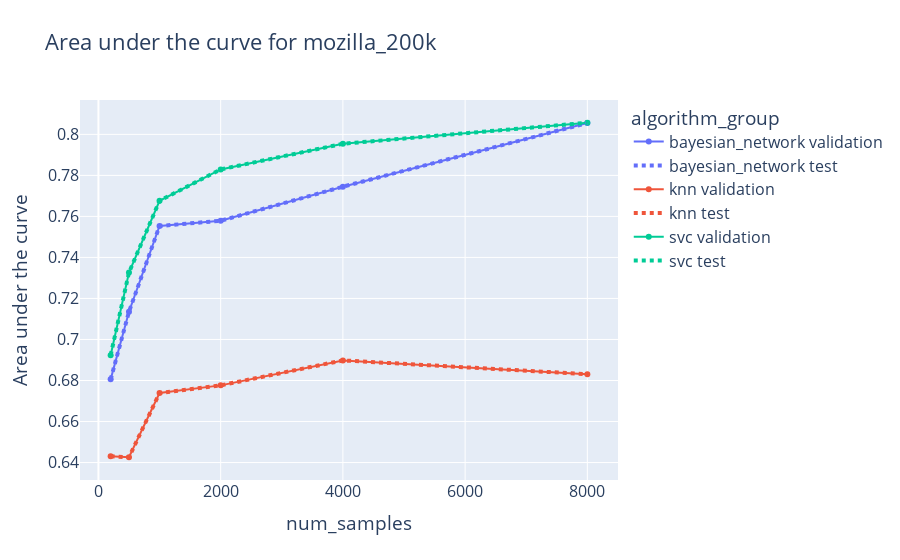

The cell this chart's notebook holds for it:
### Code cell
dataset_choice = "mozilla_200k"
d = df.query(f"dataset_choice == '{dataset_choice}'")
d.sort_values(["num_samples","algorithm_group"],inplace=True)
d = d.rename({"accuracy_val": "Validation accuracy with best threshold", "accuracy_test": "Test accuracy with best threshold"}, axis=1)
fig = px.line(
    d,
    x="num_samples",
    y="auc_val",
    color="algorithm_group",
    title=f"Area under the curve for {dataset_choice}",
    markers=True,
)
for i,trace in enumerate(fig.data):
    trace.name =  trace.name + ' validation'
fig2 = px.line(d, x="num_samples", y="auc_test", color="algorithm_group")
for i,trace in enumerate(fig2.data):
    trace.name = trace.name + ' test'
fig2.update_traces(patch={"line": {"dash": 'dot', 'width': 4}}) 
for i in range(3):
    fig.add_trace(fig2.data[i])
fig.update_layout(
    font=dict(size=16)  # Set the default font size for all text elements in the figure
)
fig.update_yaxes(title_text="Area under the curve")
fig.show()

### Figure 1 — Plotly figure (JSON) as saved in the notebook; plotly's stock layout.template omitted (floating-point values rounded to 4 significant figures)
{"data": [{"hovertemplate": "algorithm_group=bayesian_network<br>num_samples=%{x}<br>auc_val=%{y}<extra></extra>", "legendgroup": "bayesian_network", "line": {"color": "#636efa", "dash": "solid"}, "marker": {"symbol": "circle"}, "mode": "markers+lines", "name": "bayesian_network validation", "orientation": "v", "showlegend": true, "type": "scatter", "x": [200, 500, 1000, 2000, 4000, 8000], "xaxis": "x", "y": [0.6806, 0.7135, 0.7553, 0.7579, 0.7745, 0.8056], "yaxis": "y"}, {"hovertemplate": "algorithm_group=knn<br>num_samples=%{x}<br>auc_val=%{y}<extra></extra>", "legendgroup": "knn", "line": {"color": "#EF553B", "dash": "solid"}, "marker": {"symbol": "circle"}, "mode": "markers+lines", "name": "knn validation", "orientation": "v", "showlegend": true, "type": "scatter", "x": [200, 500, 1000, 2000, 4000, 8000], "xaxis": "x", "y": [0.6431, 0.6426, 0.6739, 0.6776, 0.6898, 0.6831], "yaxis": "y"}, {"hovertemplate": "algorithm_group=svc<br>num_samples=%{x}<br>auc_val=%{y}<extra></extra>", "legendgroup": "svc", "line": {"color": "#00cc96", "dash": "solid"}, "marker": {"symbol": "circle"}, "mode": "markers+lines", "name": "svc validation", "orientation": "v", "showlegend": true, "type": "scatter", "x": [200, 500, 1000, 2000, 4000, 8000], "xaxis": "x", "y": [0.6923, 0.7326, 0.7676, 0.7829, 0.7954, 0.8057], "yaxis": "y"}, {"hovertemplate": "algorithm_group=bayesian_network<br>num_samples=%{x}<br>auc_test=%{y}<extra></extra>", "legendgroup": "bayesian_network", "line": {"color": "#636efa", "dash": "dot", "width": 4}, "marker": {"symbol": "circle"}, "mode": "lines", "name": "bayesian_network test", "orientation": "v", "showlegend": true, "type": "scatter", "x": [200, 500, 1000, 2000, 4000, 8000], "xaxis": "x", "y": [0.6806, 0.7135, 0.7553, 0.7579, 0.7745, 0.8056], "yaxis": "y"}, {"hovertemplate": "algorithm_group=knn<br>num_samples=%{x}<br>auc_test=%{y}<extra></extra>", "legendgroup": "knn", "line": {"color": "#EF553B", "dash": "dot", "width": 4}, "marker": {"symbol": "circle"}, "mode": "lines", "name": "knn test", "orientation": "v", "showlegend": true, "type": "scatter", "x": [200, 500, 1000, 2000, 4000, 8000], "xaxis": "x", "y": [0.6431, 0.6426, 0.6739, 0.6776, 0.6898, 0.6831], "yaxis": "y"}, {"hovertemplate": "algorithm_group=svc<br>num_samples=%{x}<br>auc_test=%{y}<extra></extra>", "legendgroup": "svc", "line": {"color": "#00cc96", "dash": "dot", "width": 4}, "marker": {"symbol": "circle"}, "mode": "lines", "name": "svc test", "orientation": "v", "showlegend": true, "type": "scatter", "x": [200, 500, 1000, 2000, 4000, 8000], "xaxis": "x", "y": [0.6923, 0.7326, 0.7676, 0.7829, 0.7954, 0.8057], "yaxis": "y"}], "layout": {"font": {"size": 16}, "legend": {"title": {"text": "algorithm_group"}, "tracegroupgap": 0}, "title": {"text": "Area under the curve for mozilla_200k"}, "xaxis": {"anchor": "y", "domain": [0, 1], "title": {"text": "num_samples"}}, "yaxis": {"anchor": "x", "domain": [0, 1], "title": {"text": "Area under the curve"}}}}
